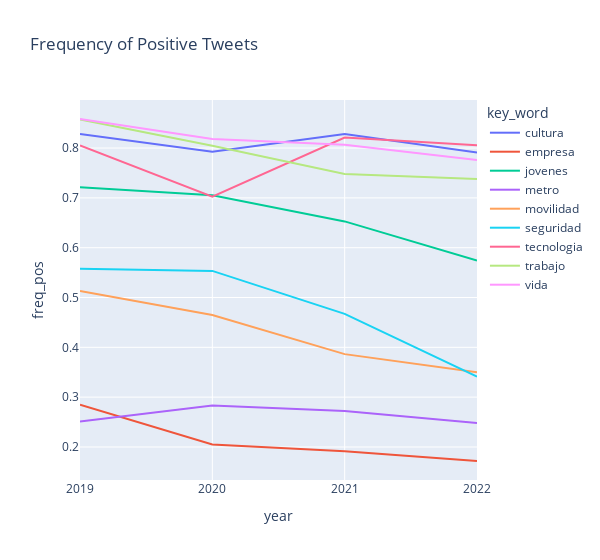

Here is the notebook cell this chart was saved with:
### Code cell
px.line(df_sent, x='year', y='freq_pos', color='key_word', title='Frequency of Positive Tweets',width=600)

### Figure 1 — Plotly figure (JSON) as saved in the notebook; plotly's stock layout.template omitted (floating-point values rounded to 4 significant figures)
{"data": [{"hovertemplate": "key_word=cultura<br>year=%{x}<br>freq_pos=%{y}<extra></extra>", "legendgroup": "cultura", "line": {"color": "#636efa", "dash": "solid"}, "marker": {"symbol": "circle"}, "mode": "lines", "name": "cultura", "orientation": "v", "showlegend": true, "type": "scatter", "x": [2019, 2020, 2021, 2022], "xaxis": "x", "y": [0.8282, 0.7927, 0.828, 0.7912], "yaxis": "y"}, {"hovertemplate": "key_word=empresa<br>year=%{x}<br>freq_pos=%{y}<extra></extra>", "legendgroup": "empresa", "line": {"color": "#EF553B", "dash": "solid"}, "marker": {"symbol": "circle"}, "mode": "lines", "name": "empresa", "orientation": "v", "showlegend": true, "type": "scatter", "x": [2019, 2020, 2021, 2022], "xaxis": "x", "y": [0.2848, 0.2048, 0.1915, 0.1718], "yaxis": "y"}, {"hovertemplate": "key_word=jovenes<br>year=%{x}<br>freq_pos=%{y}<extra></extra>", "legendgroup": "jovenes", "line": {"color": "#00cc96", "dash": "solid"}, "marker": {"symbol": "circle"}, "mode": "lines", "name": "jovenes", "orientation": "v", "showlegend": true, "type": "scatter", "x": [2019, 2020, 2021, 2022], "xaxis": "x", "y": [0.7212, 0.7052, 0.6528, 0.5744], "yaxis": "y"}, {"hovertemplate": "key_word=metro<br>year=%{x}<br>freq_pos=%{y}<extra></extra>", "legendgroup": "metro", "line": {"color": "#ab63fa", "dash": "solid"}, "marker": {"symbol": "circle"}, "mode": "lines", "name": "metro", "orientation": "v", "showlegend": true, "type": "scatter", "x": [2019, 2020, 2021, 2022], "xaxis": "x", "y": [0.251, 0.2831, 0.2724, 0.2484], "yaxis": "y"}, {"hovertemplate": "key_word=movilidad<br>year=%{x}<br>freq_pos=%{y}<extra></extra>", "legendgroup": "movilidad", "line": {"color": "#FFA15A", "dash": "solid"}, "marker": {"symbol": "circle"}, "mode": "lines", "name": "movilidad", "orientation": "v", "showlegend": true, "type": "scatter", "x": [2019, 2020, 2021, 2022], "xaxis": "x", "y": [0.513, 0.465, 0.3864, 0.3502], "yaxis": "y"}, {"hovertemplate": "key_word=seguridad<br>year=%{x}<br>freq_pos=%{y}<extra></extra>", "legendgroup": "seguridad", "line": {"color": "#19d3f3", "dash": "solid"}, "marker": {"symbol": "circle"}, "mode": "lines", "name": "seguridad", "orientation": "v", "showlegend": true, "type": "scatter", "x": [2019, 2020, 2021, 2022], "xaxis": "x", "y": [0.5579, 0.5535, 0.4673, 0.3411], "yaxis": "y"}, {"hovertemplate": "key_word=tecnologia<br>year=%{x}<br>freq_pos=%{y}<extra></extra>", "legendgroup": "tecnologia", "line": {"color": "#FF6692", "dash": "solid"}, "marker": {"symbol": "circle"}, "mode": "lines", "name": "tecnologia", "orientation": "v", "showlegend": true, "type": "scatter", "x": [2019, 2020, 2021, 2022], "xaxis": "x", "y": [0.8052, 0.7024, 0.8212, 0.8054], "yaxis": "y"}, {"hovertemplate": "key_word=trabajo<br>year=%{x}<br>freq_pos=%{y}<extra></extra>", "legendgroup": "trabajo", "line": {"color": "#B6E880", "dash": "solid"}, "marker": {"symbol": "circle"}, "mode": "lines", "name": "trabajo", "orientation": "v", "showlegend": true, "type": "scatter", "x": [2019, 2020, 2021, 2022], "xaxis": "x", "y": [0.8576, 0.8046, 0.748, 0.7377], "yaxis": "y"}, {"hovertemplate": "key_word=vida<br>year=%{x}<br>freq_pos=%{y}<extra></extra>", "legendgroup": "vida", "line": {"color": "#FF97FF", "dash": "solid"}, "marker": {"symbol": "circle"}, "mode": "lines", "name": "vida", "orientation": "v", "showlegend": true, "type": "scatter", "x": [2019, 2020, 2021, 2022], "xaxis": "x", "y": [0.8584, 0.8181, 0.8069, 0.7762], "yaxis": "y"}], "layout": {"legend": {"title": {"text": "key_word"}, "tracegroupgap": 0}, "title": {"text": "Frequency of Positive Tweets"}, "width": 600, "xaxis": {"anchor": "y", "domain": [0, 1], "title": {"text": "year"}}, "yaxis": {"anchor": "x", "domain": [0, 1], "title": {"text": "freq_pos"}}}}
